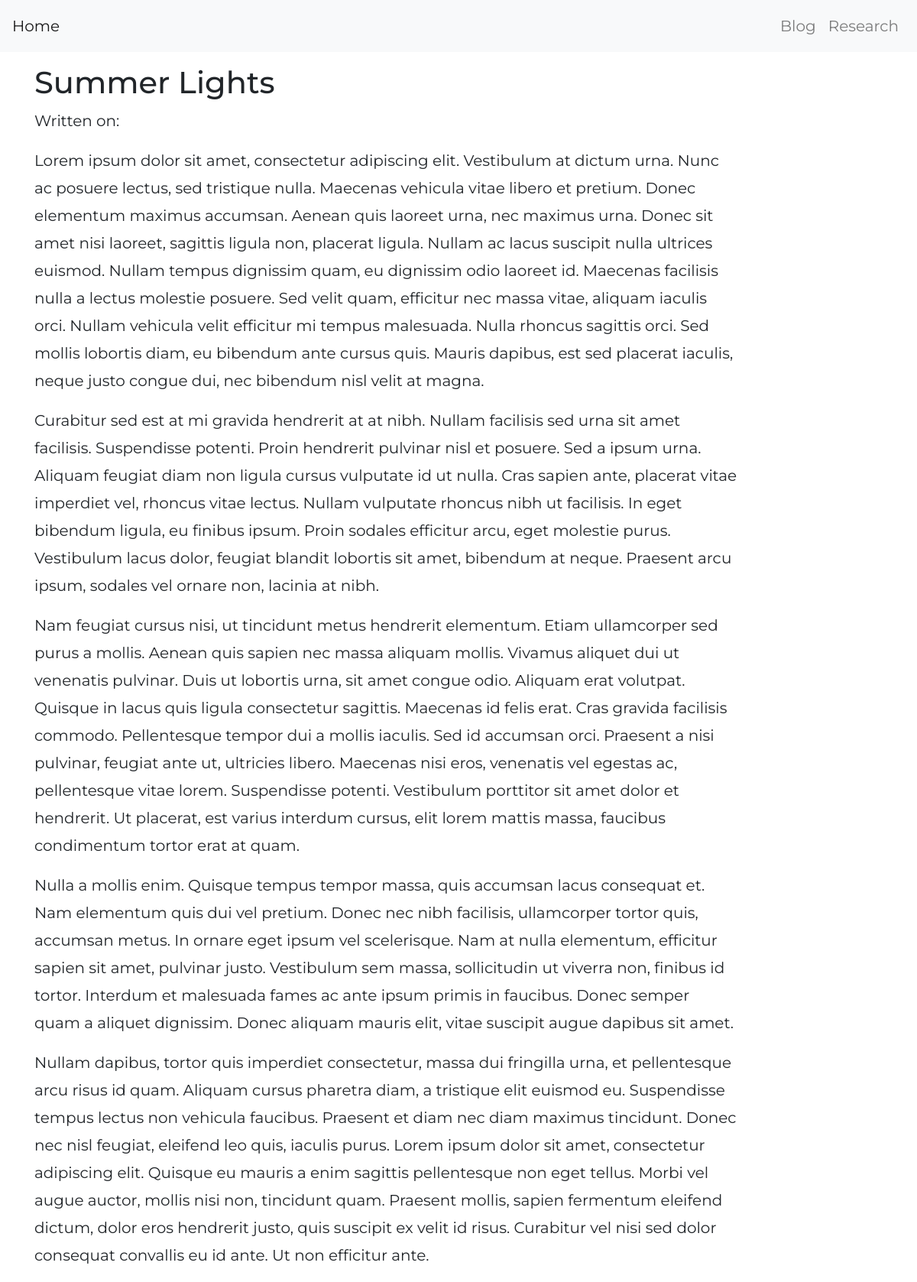
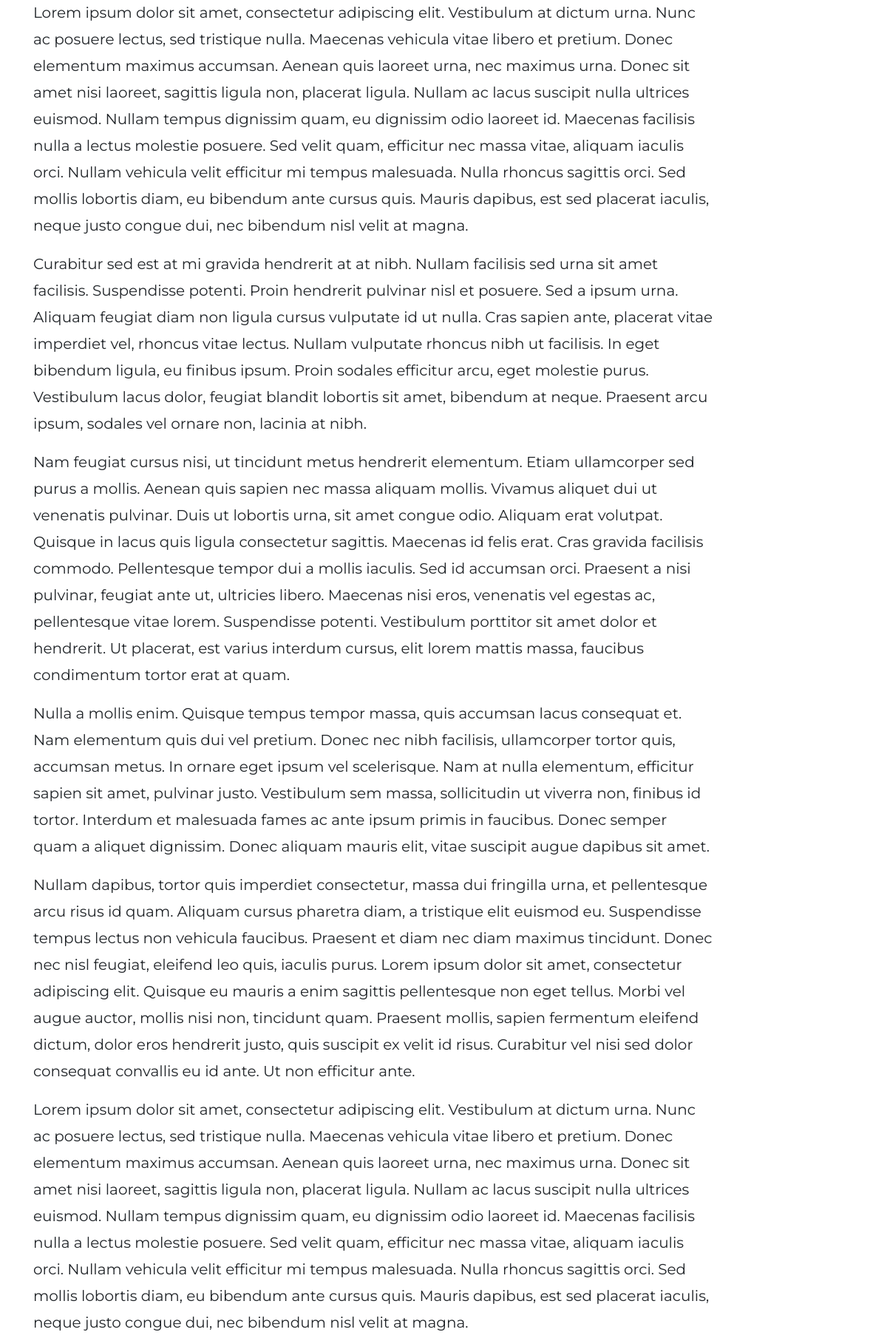
/blog/2021/2/3/summer-light/ (upper part), run on the app's committed database (2 pictures, top to bottom).
### blog/models.py (models this page shows, shortened)
class Post(models.Model):
    objects = models.Manager()  # default
    published = PublishedManager()
    STATUS_CHOICES = (
        ('draft', 'Draft'),
        ('published', 'Published')
    )
    title =         models.CharField(max_length=255)
    slug =          models.SlugField(max_length=250, unique_for_date='publish')
    body =          RichTextField(blank=True, null=True)
    publish =       models.DateTimeField(default=timezone.now)      # when post was published.
    created =       models.DateTimeField(auto_now_add=True)         # when the post was first created.
    updated =       models.DateTimeField(auto_now=True)             # when the post was last updated.
    status =        models.CharField(max_length=10, choices=STATUS_CHOICES, default='draft')
    tags =          TaggableManager()   # Tags associated with posts.
    class Meta:
        ordering = ('-publish',)

### blog/views.py (the view)
# urls.py: path('<int:year>/<int:month>/<int:day>/<slug:post>/', views.blog_detail, name='blog-detail'),
def blog_detail(request, year, month, day, post):
    post = get_object_or_404(Post,
                             slug=post,
                             status='published',
                             publish__year=year,
                             publish__month=month,
                             publish__day=day)
    context = {
        'post': post
    }
    return render(request,
                  'blog/blog_detail.html',
                  context)

### blog/templates/blog/blog_detail.html (shortened to what this page needs)
{% extends 'home/base.html' %}
{% load static %}
{% block styles %}
    <link rel="stylesheet" type="text/css" href="{% static "home/style.css" %}">
{% endblock %}
{% block content %}
    <section>
        <div class="container vh-50 py-4">
            <div class="row">
                <div class="col-lg-10">
                    <h1>{{ post.title }}</h1>
                    <p class="date">Written on: {{ post.date_created|date:"F j, Y" }} </p>
                    {{ post.body|safe }}
                    <br>
                </div>
            </div>
        </div>
    </section>
{% endblock %}

### home/static/home/style.css (style rules this page uses)
body { font: 20px "Montserrat", sans-serif; line-height: 1.8; padding-top: 60px; }

### data on the page
Post: title "Summer Lights", body "Lorem ipsum dolor sit amet, consectetur adipiscing elit. Vestibulum at dictum urna. Nunc ac posuere lectus, sed tristique nulla. Maecenas vehicula vitae libero et pretium. Donec elementum maximus accumsan. Aenean quis laoreet urna, nec maximus urna. Donec sit amet nisi laoreet, sagittis ligula non, placerat ligula. Nullam ac lacus suscipit nulla ultrices euismod. Nullam tempus dignissim quam, eu dignissim odio laoreet id. Maecenas facilisis nulla a lectus molestie posuere. Sed velit quam, efficitur nec massa vitae, aliquam iaculis orci. Nullam vehicula velit efficitur mi tempus malesuada. Nulla rhoncus sagittis orci. Sed mollis lobortis diam, eu bibendum ante cursus quis. Mauris dapibus,…"
